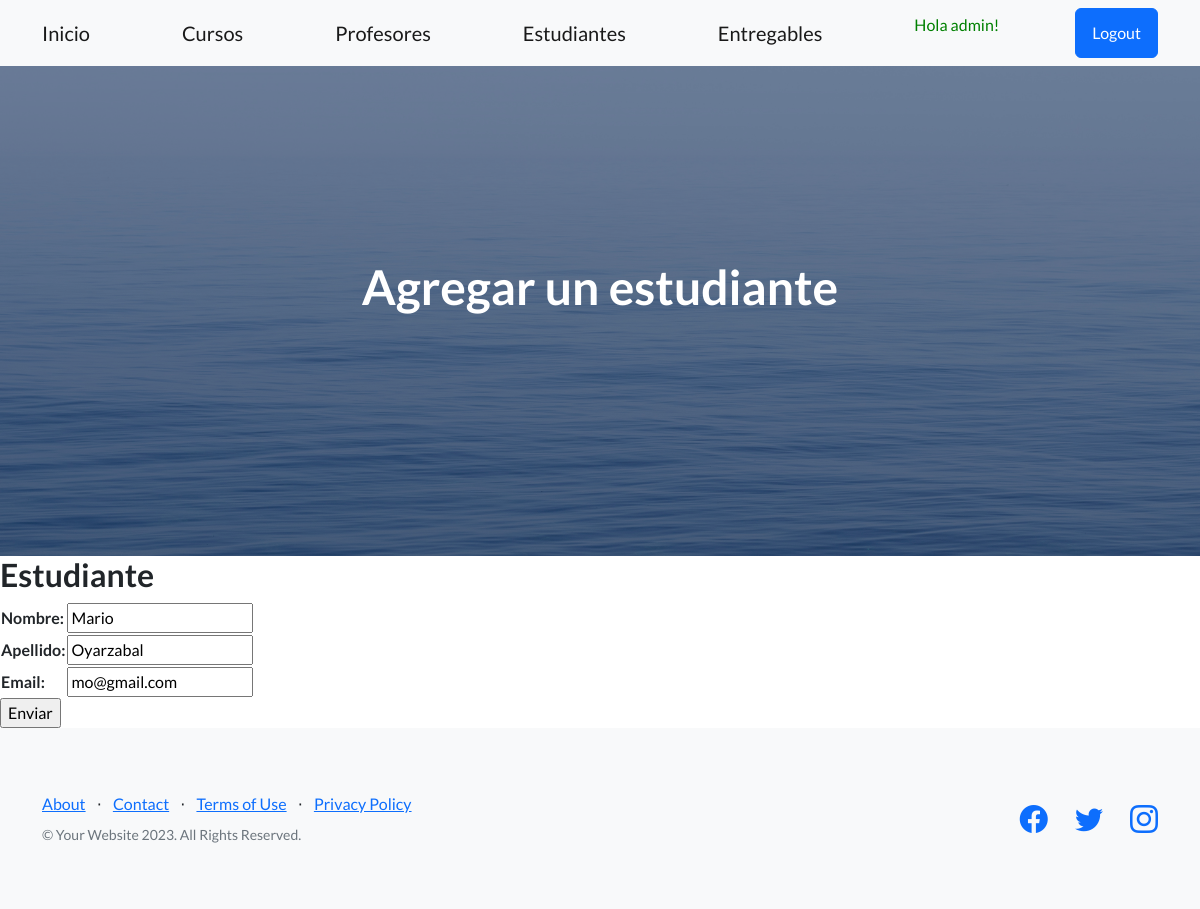
/aplicacion/estudiante_update/1/ (signed in), run on the app's committed database.
### aplicacion/models.py (models this page shows, shortened)
class Estudiante(models.Model):
    nombre = models.CharField(max_length=50)
    apellido = models.CharField(max_length=50)
    email = models.EmailField()

### aplicacion/views.py (the view)
# urls.py: path('estudiante_update/<int:pk>/', EstudianteUpdate.as_view(), name="estudiante_update"),
class EstudianteUpdate(LoginRequiredMixin, UpdateView):
    model = Estudiante
    fields = ['nombre', 'apellido', 'email']
    success_url = reverse_lazy('estudiantes')

### aplicacion/templates/aplicacion/estudiante_form.html (shortened to what this page needs)
{% extends 'aplicacion/home.html' %}
{% block titulo %}
    <h1 class="mb-5">Agregar un estudiante</h1>
{% endblock titulo %}
{% block contenido %}
<h2>Estudiante</h2>
<form action="" method="post">
    <table>
        {{ form.as_table }}
    </table>
    <input type="submit" value="Enviar">
</form>
{% endblock contenido %}

### aplicacion/templates/aplicacion/home.html (shortened to what this page needs)
<!DOCTYPE html>
<html lang="en">
    <head>
        {% load static %}
        <link href="https://cdn.jsdelivr.net/npm/bootstrap-icons@1.5.0/font/bootstrap-icons.css" rel="stylesheet" type="text/css" />
        <link href="{% static 'css/styles.css' %}" rel="stylesheet" />
        <link rel="stylesheet" href="https://cdnjs.cloudflare.com/ajax/libs/font-awesome/6.4.0/css/all.min.css">
    </head>
    <body>
        <nav class="navbar navbar-light bg-light static-top">
            <div class="container">
                <a class="navbar-brand" href="{% url 'home' %}">Inicio</a>
                {% if user.is_authenticated %}
                    <a class="navbar-brand" href="{% url 'cursos' %}">Cursos</a>
                    <a class="navbar-brand" href="{% url 'profesores' %}">Profesores</a>
                    <a class="navbar-brand" href="{% url 'estudiantes' %}">Estudiantes</a>
                    <a class="navbar-brand" href="{% url 'entregables' %}">Entregables</a>
                    <p style="color:green">Hola {{user.username}}!</p>
                    <a class="btn btn-primary" href="{% url 'logout' %}">Logout</a>
                {% else %}
                    <a class="btn btn-primary" href="{% url 'login' %}">Login</a>
                    <a class="btn btn-success" href="{% url 'registro' %}">Registro</a>
                {% endif %}
            </div>
        </nav>
        <header class="masthead">
            <div class="container position-relative">
                <div class="row justify-content-center">
                    <div class="col-xl-6">
                        <div class="text-center text-white">
                            {% block titulo %}{% endblock titulo %}
                        </div>
                    </div>
                </div>
            </div>
        </header>
        {% block contenido %}
        {% endblock contenido %}
        <footer class="footer bg-light">
            <div class="container">
                <div class="row">
                    <div class="col-lg-6 h-100 text-center text-lg-start my-auto">
                        <ul class="list-inline mb-2">
                            <li class="list-inline-item"><a href="#!">About</a></li>
                            <li class="list-inline-item">⋅</li>
                            <li class="list-inline-item"><a href="#!">Contact</a></li>
                            <li class="list-inline-item">⋅</li>
                            <li class="list-inline-item"><a href="#!">Terms of Use</a></li>
                            <li class="list-inline-item">⋅</li>
                            <li class="list-inline-item"><a href="#!">Privacy Policy</a></li>
                        </ul>
                        <p class="text-muted small mb-4 mb-lg-0">&copy; Your Website 2023. All Rights Reserved.</p>
                    </div>
                    <div class="col-lg-6 h-100 text-center text-lg-end my-auto">
                        <ul class="list-inline mb-0">
                            <li class="list-inline-item me-4">
                                <a href="#!"><i class="bi-facebook fs-3"></i></a>
                            </li>
                            <li class="list-inline-item me-4">
                                <a href="#!"><i class="bi-twitter fs-3"></i></a>
                            </li>
                            <li class="list-inline-item">
                                <a href="#!"><i class="bi-instagram fs-3"></i></a>
                            </li>
                        </ul>
                    </div>
                </div>
            </div>
        </footer>
    </body>
</html>

### data on the page
Estudiante: nombre "Mario", apellido "Oyarzabal", email "mo@gmail.com"

### other printed values
{{ user.username }} "admin"
